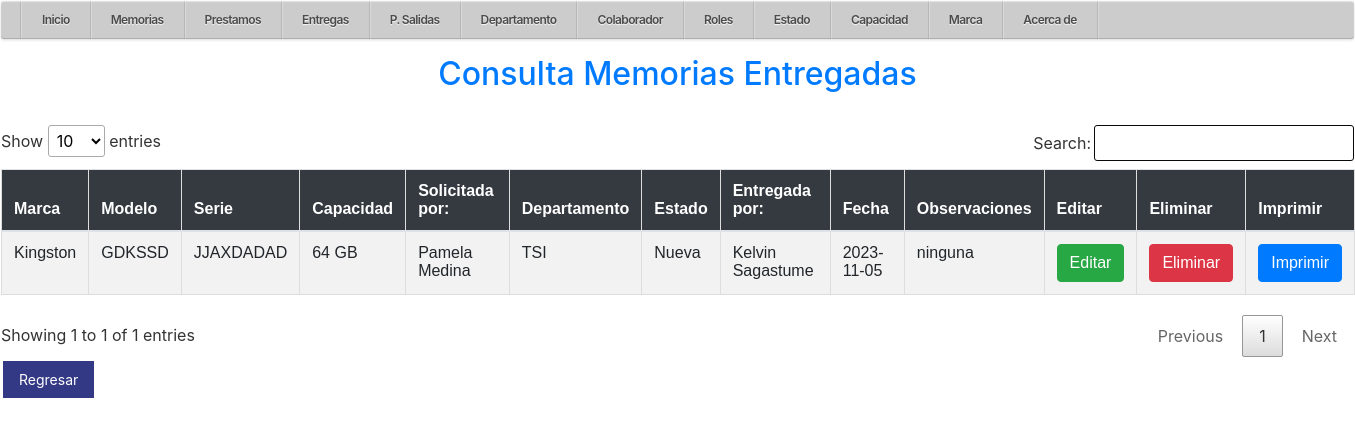
The page /php/Cons_Memoria.php (signed in) on the database its author committed.
### tables this page shows
CREATE TABLE `depto` (
  `id` int(11) NOT NULL,
  `nom_depto` varchar(20) NOT NULL
);

CREATE TABLE `marca` (
  `id` int(11) NOT NULL,
  `nom_marca` varchar(20) NOT NULL
);

CREATE TABLE `memorias` (
  `id` int(11) NOT NULL,
  `id_marca` int(11) NOT NULL,
  `modelo` varchar(20) NOT NULL,
  `serie` varchar(20) NOT NULL,
  `id_cap` int(11) NOT NULL,
  `id_empleados` int(11) NOT NULL,
  `id_estado` int(11) NOT NULL,
  `id_itb` int(11) NOT NULL,
  `fecha` date NOT NULL,
  `obs` varchar(200) NOT NULL
);

CREATE TABLE `capacidad` (
  `id` int(11) NOT NULL,
  `nom_cap` varchar(20) NOT NULL
);

CREATE TABLE `empleados` (
  `id` int(11) NOT NULL,
  `nom` varchar(20) NOT NULL,
  `id_depto` int(11) NOT NULL,
  `id_rol` int(11) NOT NULL
);

CREATE TABLE `estados` (
  `id` int(11) NOT NULL,
  `nom_estado` varchar(20) NOT NULL
);

### php/Cons_Memoria.php (the view, shortened to what this page needs)
<?php
include_once '../conexion/conexion3.php';
include_once "../php/plantilla4.php";
?>
<!DOCTYPE html>
<html lang="es">
<head>
    <link rel="stylesheet" href="/R_MEMORIAS/css/stilu.css">
    <link rel="stylesheet" href="/R_MEMORIAS/css/stilos4.css">
    <link rel="stylesheet" href="/R_MEMORIAS/css/menu11.css">
    <link rel="stylesheet" type="text/css" href="/R_MEMORIAS/css/min.css">
    <link rel="stylesheet" href="https://cdn.jsdelivr.net/npm/bootstrap@4.6.2/dist/css/bootstrap.min.css">
</head>
<body>
    <h2>Consulta Memorias Entregadas</h2>
    <br>
    <table class="table table-striped" id="tabla">
        <thead>
            <tr>
                <th width="auto">Marca</th>
                <th>Modelo</th>
                <th>Serie</th>
                <th>Capacidad</th>
                <th>Solicitada por:</th>
                <th>Departamento</th>
                <th>Estado</th>
                <th>Entregada por:</th>
                <th>Fecha</th>
                <th>Observaciones</th>
                <th>Editar</th>
                <th>Eliminar</th>
                <th>Imprimir</th>
            </tr>
        </thead>
        <tbody>
            <?php
            $sql = "SELECT
memorias.id,
marca.nom_marca,
memorias.modelo,
memorias.serie,
capacidad.nom_cap AS nom_cap,
e1.nom AS solicitante,
(SELECT depto.nom_depto FROM depto WHERE depto.id = e1.id_depto) AS nom_depto_solicitante,
e1.nom AS nombre_solicitante,
depto.nom_depto AS nom_depto,
estados.nom_estado AS nom_estado,
e2.nom AS entregador,
(SELECT depto.nom_depto FROM depto WHERE depto.id = e2.id_depto) AS nom_depto_entregador,
e2.nom AS nombre_entregador,
memorias.fecha,
memorias.obs
FROM memorias
INNER JOIN marca ON memorias.id_marca = marca.id
INNER JOIN estados ON memorias.id_estado = estados.id
INNER JOIN capacidad ON memorias.id_cap = capacidad.id
INNER JOIN empleados AS e1 ON memorias.id_empleados = e1.id
INNER JOIN empleados AS e2 ON memorias.id_itb = e2.id
INNER JOIN depto ON e1.id_depto = depto.id
ORDER BY memorias.id LIMIT 150";
            $result = mysqli_query($enlace, $sql);
            while ($row = mysqli_fetch_object($result)) {
            ?>
                <tr>
                    <td><?php echo $row->nom_marca; ?></td>
                    <td><?php echo $row->modelo; ?></td>
                    <td><?php echo $row->serie; ?></td>
                    <td><?php echo $row->nom_cap; ?></td>
                    <td><?php echo $row->solicitante; ?></td>
                    <td><?php echo $row->nom_depto; ?></td>
                    <td><?php echo $row->nom_estado; ?></td>
                    <td><?php echo $row->nombre_entregador; ?></td>
                    <td><?php echo $row->fecha; ?></td>
                    <td><?php echo $row->obs; ?></td>
                    <td><a class="btn btn-success" href="/R_MEMORIAS/php/Editar_Memoria.php?id=<?php echo $row->id; ?>">Editar</a></td>
                    <td><a class="btn btn-danger" href="/R_MEMORIAS/php/Borrar_Memoria.php?id=<?php echo $row->id; ?>" onclick="return confirm('Estás seguro que deseas eliminar el registro?');">Eliminar</a></td>
                    <td><a class="btn btn-primary" href="/R_MEMORIAS/php/Imp_Memoria.php?id=<?php echo $row->id; ?>">Imprimir</a></td>
                </tr>
            <?php
            }
            ?>
        </tbody>
    </table>
    <td><a class="btn-editar" href="/R_MEMORIAS/php/Form_Memoria.php">Regresar</a></td>
</body>
</html>

### css/menu8.css (style rules this page uses)
* { margin: 0; padding: 0; box-sizing: border-box; }
body { padding: 1px; font-family: arial; background-image: url('/R_Memorias/img/fondo9.jpg'); background-repeat: no-repeat; background-size: cover; justify-content: center; align-items: 100vh; min-height: 100vh; overflow: 100vh; display: left; }

### css/stilu.css (style rules this page uses)
table { border-collapse: collapse; width: 100%; }
th, td { text-align: left; padding: 4px; }
th { background-color: #4CAF50; color: white; }
h2 { color: rgb(9, 35, 150); text-align: center; margin: 0; font-size: 30px; margin-bottom: 20px; }
.btn-editar { background-color: #343985; color: white; padding: 8px 16px; text-align: center; text-decoration: none; display: inline-block; font-size: 14px; margin: 4px 2px; cursor: pointer; }

### css/stilos4.css (style rules this page uses)
table { font-family: arial, sans-serif; border-collapse: collapse; width: 100%; }
td, th { border: 1px solid #dddddd; text-align: left; padding: 8px; }
.btn-editar { background-color: #343985; color: white; padding: 8px 16px; text-align: center; text-decoration: none; display: inline-block; font-size: 14px; margin: 4px 2px; cursor: pointer; }

### css/menu11.css (style rules this page uses)
body { background-color: #f8f9fa; }
h2 { color: #007bff; margin-bottom: 20px; }
th { background-color: #343a40; color: #fff; }
.btn-success { background-color: #28a745; border-color: #28a745; }
.btn-danger { background-color: #dc3545; border-color: #dc3545; }
table { border-collapse: separate; border-spacing: 0 1px; }

### css/min.css (style rules this page uses)
table.dataTable, table.dataTable th, table.dataTable td { box-sizing: content-box }

### rows shown on the page
depto: marca.nom_marca "Kingston", memorias.modelo "GDKSSD", memorias.serie "JJAXDADAD", capacidad.nom_cap "64 GB", empleados.nom "Pamela Medina", nom_depto "TSI", estados.nom_estado "Nueva", empleados.nom "Kelvin Sagastume", memorias.fecha "2023-11-05", memorias.obs "ninguna"
